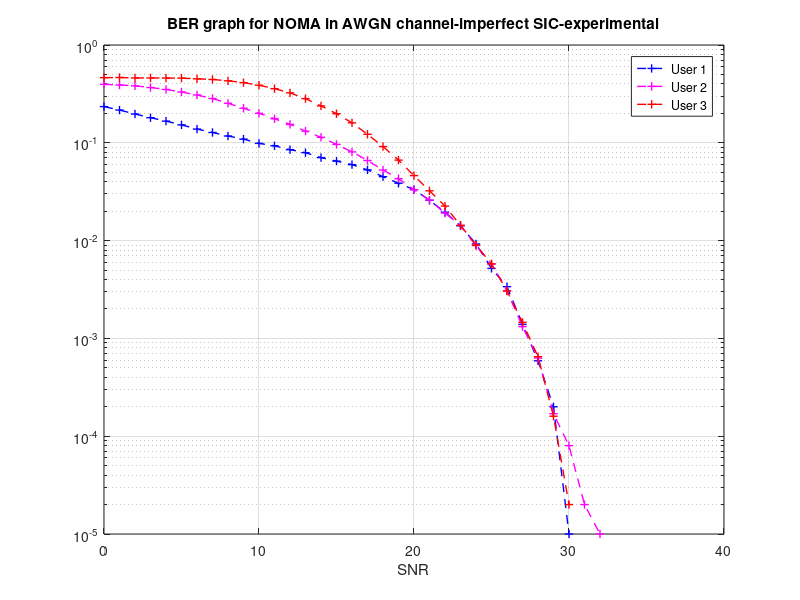

This figure's MATLAB source:
% clc; clear variables;
N = 10^5;
SNR = 0:40;
P=1;
a1 = 0.70; a2 = 0.25; a3 = 0.05;
ber1=zeros([1 length(SNR)]);
ber2=zeros([1 length(SNR)]);
ber3=zeros([1 length(SNR)]);
x1 = randi([0 1],1,N);
x2 = randi([0 1],1,N);
x3 = randi([0 1],1,N);
xmod1 = 2*x1-1;
xmod2 = 2*x2-1;
xmod3 = 2*x3-1;
for u = 1:length(SNR)
    x = sqrt(a1*P)*xmod1 + sqrt(a2*P)*xmod2+ sqrt(a3*P)*xmod3;
    y1 = awgn(x,SNR(u),'measured');
    y2 = awgn(x,SNR(u),'measured');
    y3 = awgn(x,SNR(u),'measured');

    %AT USER 1
    %Direct decoding of x from y1
    x1_hat = ones(1,N);         
    x1_hat(y1 < 0) = 0;%Final bits for user 1
    
    %AT USER 2
    x21_est = ones(1,N);
    x21_est(y2 < 0) = -1;       %Estimate user 1's signal first
    rem2 = y2 - sqrt(a1*P)*x21_est;%Extract useless signal 1 from y2
    %Decode x2 from rem without signal x1
    x2_hat = zeros(1,N);
    x2_hat(rem2>0) = 1;%Final bits for user 2
    
    %AT USER 3
    x31_est = ones(1,N);
    x31_est(y3 < 0) = -1; %Estimate user 1's signal first
    rem23 = y3 - sqrt(a1*P)*x31_est; %Extract useless signal 1 from y3
    x32_est = ones(1,N);
    x32_est(rem23<0) = -1;
    rem33=y3 - sqrt(a1*P)*x31_est - sqrt(a2*P)*x32_est; %Extract useless signal 2 from y3
    %Decode x3 from rem
    x3_hat = zeros(1,N);
    x3_hat(rem33>0) = 1;%Final bits for user 3

    %Estimate BER
    ber1(u) = biterr(x1,x1_hat)/N;
    ber2(u) = biterr(x2,x2_hat)/N;
    ber3(u) = biterr(x3,x3_hat)/N;
end
% plot BER curves
colorstring = 'bmr';
figure(2)
semilogy(SNR, ber1,'+--','Color', colorstring(1), 'linewidth', 1); 
hold on; grid on;
semilogy(SNR, ber2,'+--','Color', colorstring(2), 'linewidth', 1);
semilogy(SNR, ber3,'+--','Color', colorstring(3), 'linewidth', 1); 
legend('User 1','User 2','User 3','Location','northeast');
title('BER graph for NOMA in AWGN channel-imperfect SIC-experimental');
xlabel('SNR');
